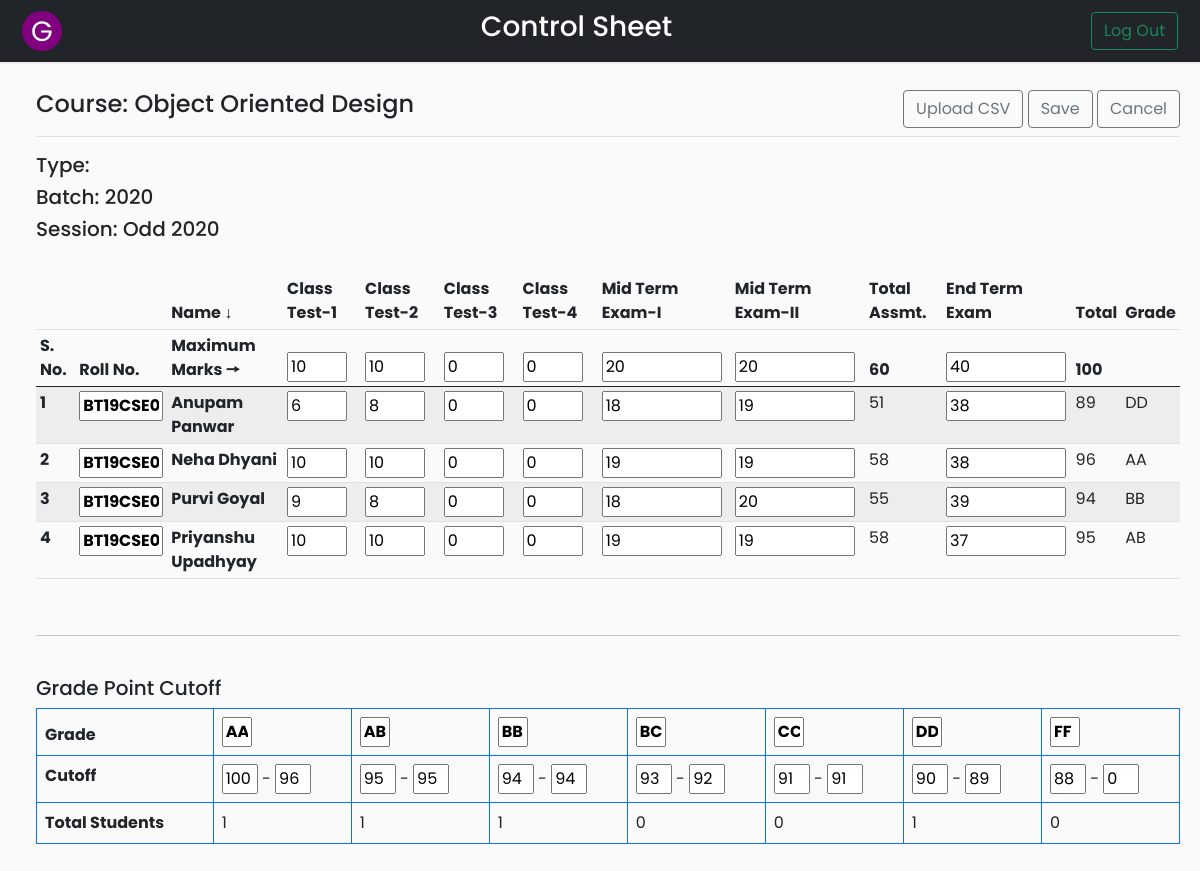
/Codes/edit.php?course=CSL-253 (signed in), run on an earlier commit of the app's database.
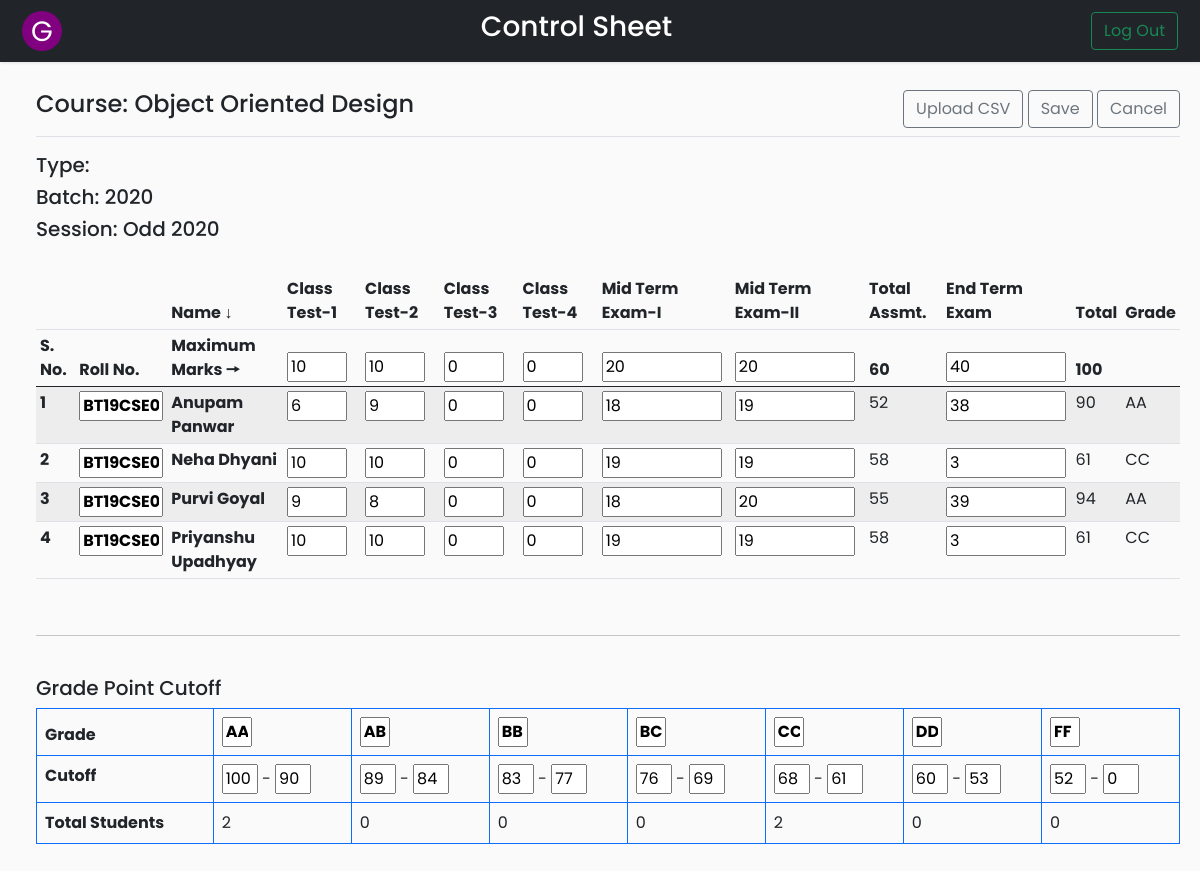
And on a later commit of the database.
### tables this page shows
CREATE TABLE `controlsheet` (
  `course_code` varchar(20) NOT NULL,
  `roll_no` varchar(20) NOT NULL,
  `name` varchar(20) NOT NULL,
  `class_test_1` int(11) NOT NULL,
  `class_test_2` int(11) NOT NULL,
  `class_test_3` int(11) NOT NULL,
  `class_test_4` int(11) NOT NULL,
  `mid_term_1` int(11) NOT NULL,
  `mid_term_2` int(11) NOT NULL,
  `total_assessment` int(11) NOT NULL,
  `end_term` int(11) NOT NULL,
  `total_marks` int(11) NOT NULL,
  `grade` varchar(5) DEFAULT NULL
);

CREATE TABLE `gradewindow` (
  `course_code` varchar(20) NOT NULL,
  `grade` varchar(5) NOT NULL,
  `lower_cutoff` float NOT NULL,
  `upper_cutoff` float NOT NULL,
  `no_of_students` int(11) DEFAULT NULL
);

### Codes/edit.php (the view, shortened to what the changed rows need)
<?php
if (isset($_SESSION['id'])) {
?>
    <!DOCTYPE html>
    <html>
    <head>
        <link rel="stylesheet" href="css/bootstrap.min.css">
        <link rel="stylesheet" href="css/edit.css">
        <?php
        require_once __DIR__ . '/connection/connect.php';
        if (isset($_GET['course'])) {
            $cd = $_GET['course'];
        } else {
            header('Location: coursetable.php?error=ERROR OCCURRED');
            exit();
        }
        ?>
    </head>
    <body>
        <div class="wrapper">
            <div id="content">
                <main class="col-md-auto ms-sm-3 col-lg-auto px-md-auto">
                    <form action="insert.php?course=<?php echo $cd; ?>" method="post">
                        <br>
                        <div class="table-responsive">
                            <table class="table table-striped table-sm tablecustom">
                                <thead>
                                    <tr>
                                        <th></th>
                                        <th></th>
                                        <th>Name ↓</th>
                                        <th>Class Test-1</th>
                                        <th>Class Test-2</th>
                                        <th>Class Test-3</th>
                                        <th>Class Test-4</th>
                                        <th>Mid Term Exam-I</th>
                                        <th>Mid Term Exam-II</th>
                                        <th>Total Assmt.</th>
                                        <th>End Term Exam</th>
                                        <th>Total</th>
                                        <th>Grade</th>
                                    </tr>
                                    <tr>
                                        <th>S. No.</th>
                                        <th>Roll No.</th>
                                        <th>Maximum Marks 🠖</th>
                                        <?php
                                        $sql = "SELECT * FROM courses WHERE course_code='$cd'";
                                        $result = $conn->query($sql);
                                        if ($row = $result->fetch_assoc()) {
                                            $sql = "SELECT * FROM flag";
                                            $res = $conn->query($sql);
                                            $row1 = $res->fetch_assoc();
                                            $flag_mt1 = $row1['mt1'];
                                            $flag_mt2 = $row1['mt2'];
                                            $flag_ct = $row1['ct'];
                                            $flag_et = $row1['et'];
                                        ?>
                                            <th><input class="classtest" name="mct1" value="<?php echo $row['mct1']; ?>" <?php if($flag_ct == 1) echo "readonly"?>></th>
                                            <th><input class="classtest" name="mct2" value="<?php echo $row['mct2']; ?>" <?php if($flag_ct == 1) echo "readonly"?>></th>
                                            <th><input class="classtest" name="mct3" value="<?php echo $row['mct3']; ?>" <?php if($flag_ct == 1) echo "readonly"?>></th>
                                            <th><input class="classtest" name="mct4" value="<?php echo $row['mct4']; ?>" <?php if($flag_ct == 1) echo "readonly"?>></th>
                                            <th><input class="marks" name="mmt1" value="<?php echo $row['mmt1']; ?>" <?php if($flag_mt1 == 1) echo "readonly"?>></th>
                                            <th><input class="marks" name="mmt2" value="<?php echo $row['mmt2']; ?>" <?php if($flag_mt2 == 1) echo "readonly"?>></th>
                                            <th><?php echo $row['mta']; ?></th>
                                            <th><input class="marks" name="met" value="<?php echo $row['met']; ?>" <?php if($flag_et == 1) echo "readonly"?>></th>
                                            <th><?php echo $row['mt']; ?></th>
                                            <th></th>
                                    </tr>
                                <?php } ?>
                                </thead>
                                <tbody>
                                    <?php
                                    $sql = "SELECT * FROM controlsheet WHERE course_code='$cd'";
                                    $result = $conn->query($sql);
                                    $i = 1;
                                    while ($row = $result->fetch_assoc()) { ?>
                                        <tr>
                                            <td><strong><?php echo $i++; ?></strong></td>
                                            <td><input class="rollno" name="roll[]" value="<?php echo $row['roll_no']; ?>" style="font-weight:bold" readonly></input></td>
                                            <td><strong><?php echo $row['name']; ?></strong></td>
                                            <td><input class="classtest" name="ct1[]" value="<?php echo $row['class_test_1']; ?>" <?php if($flag_ct == 1) echo "readonly"?> ></td>
                                            <td><input class="classtest" name="ct2[]" value="<?php echo $row['class_test_2']; ?>" <?php if($flag_ct == 1) echo "readonly"?>></td>
                                            <td><input class="classtest" name="ct3[]" value="<?php echo $row['class_test_3']; ?>" <?php if($flag_ct == 1) echo "readonly"?>></td>
                                            <td><input class="classtest" name="ct4[]" value="<?php echo $row['class_test_4']; ?>" <?php if($flag_ct == 1) echo "readonly"?>></td>
                                            <td><input class="marks" name="mt1[]" value="<?php echo $row['mid_term_1']; ?>" <?php if($flag_mt1 == 1) echo "readonly"?>></td>
                                            <td><input class="marks" name="mt2[]" value="<?php echo $row['mid_term_2']; ?>" <?php if($flag_mt2 == 1) echo "readonly"?>></td>
                                            <td><?php echo $row['total_assessment']; ?></td>
                                            <td><input class="marks" name="endterm[]" value="<?php echo $row['end_term']; ?>" <?php if($flag_et == 1) echo "readonly"?>></td>
                                            <td><?php echo $row['total_marks']; ?></td>
                                            <td><?php echo $row['grade']; ?></td>
                                        </tr>
                                    <?php } ?>
                                </tbody>
                            </table>
                        </div>
                        <br>
                        <br>
                        <div class="table-responsive grades">
                            <table class="table table-bordered border-primary">
                                <thead>
                                    <tr>
                                        <td><strong>Grade</strong></td>
                                        <?php
                                        $sql = "SELECT grade FROM gradewindow WHERE course_code='$cd' ORDER BY grade";
                                        $result = $conn->query($sql);
                                        while ($row = $result->fetch_assoc()) {
                                        ?>
                                            <td><input class="gradebutton" name="grade[]" value="<?php echo $row['grade']; ?>" style="font-weight:bold" readonly></input>
                                            <?php } ?></td>
                                    </tr>
                                </thead>
                                <tbody>
                                    <tr>
                                        <td><strong>Cutoff</strong></td>
                                        <?php
                                        $sql = "SELECT grade,lower_cutoff,upper_cutoff FROM gradewindow WHERE course_code='$cd' ORDER BY grade";
                                        $result = $conn->query($sql);
                                        while ($row = $result->fetch_assoc()) {
                                        ?>
                                            <td>
                                                <input class="gradewin" name="ub[]" value="<?php echo $row['upper_cutoff']; ?>"></input>
                                                -
                                                <input class="gradewin" name="lb[]" value="<?php echo $row['lower_cutoff']; ?>"></input>
                                            </td>
                                        <?php } ?>
                                    </tr>
                                    <tr>
                                        <td><strong>Total Students</strong></td>
                                        <?php
                                        $sql = "SELECT grade,no_of_students FROM gradewindow WHERE course_code='$cd' ORDER BY grade";
                                        $result = $conn->query($sql);
                                        while ($row = $result->fetch_assoc()) {
                                        ?>
                                            <td>
                                                <?php echo $row['no_of_students']; ?>
                                            </td>
                                        <?php } ?>
                                    </tr>
                                </tbody>
                            </table>
                        </div>
                    </form>
                </main>
            </div>
        </div>
    <?php
} else {
    header('Location: index.php?error=INVALID REQUEST');
    exit();
}
    ?>
    </body>
    </html>

What changed in the data, as far as the page shows it:
changed controlsheet "Anupam Panwar": class_test_2 "8" → "9"; total_assessment "51" → "52"; total_marks "89" → "90"; grade "DD" → "AA"
changed controlsheet "Neha Dhyani": end_term "38" → "3"; total_marks "96" → "61"; grade "AA" → "CC"
changed controlsheet "Purvi Goyal": grade "BB" → "AA"
changed controlsheet "Priyanshu Upadhyay": end_term "37" → "3"; total_marks "95" → "61"; grade "AB" → "CC"
changed gradewindow "AA": lower_cutoff "96" → "90"; no_of_students "1" → "2"
changed gradewindow "AB": upper_cutoff "95" → "89"; lower_cutoff "95" → "84"; no_of_students "1" → "0"
changed gradewindow "BB": upper_cutoff "94" → "83"; lower_cutoff "94" → "77"; no_of_students "1" → "0"
changed gradewindow "BC": upper_cutoff "93" → "76"; lower_cutoff "92" → "69"
changed gradewindow "CC": upper_cutoff "91" → "68"; lower_cutoff "91" → "61"; no_of_students "0" → "2"
changed gradewindow "DD": upper_cutoff "90" → "60"; lower_cutoff "89" → "53"; no_of_students "1" → "0"
changed gradewindow "FF": upper_cutoff "88" → "52"
